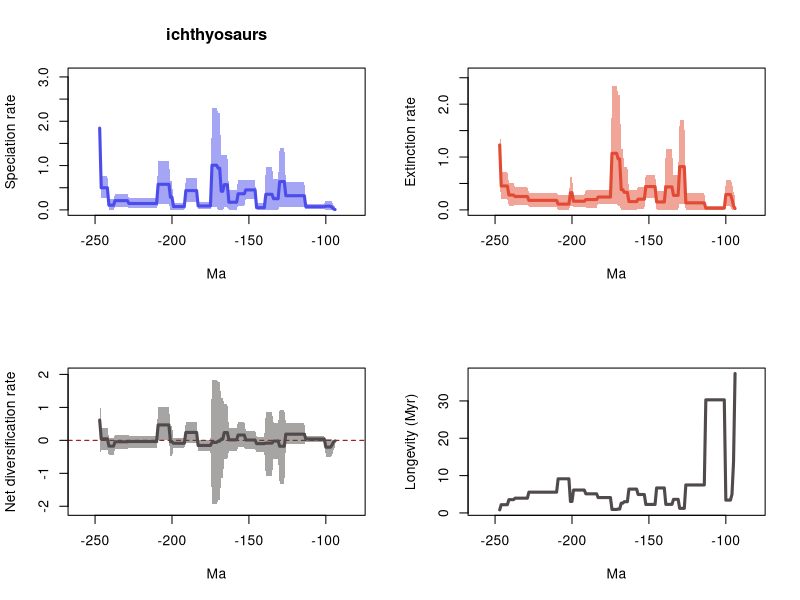

This chart was generated by the following R code:
# 10 files combined:
# 	pyrate_mcmc_logs/ichthyosaur_species_occurrences_10ichthyosaurs_occurrences-TPP-ages_G_BDS_marginal_rates.log
# 	pyrate_mcmc_logs/ichthyosaur_species_occurrences_1ichthyosaurs_occurrences-TPP-ages_G_BDS_marginal_rates.log
# 	pyrate_mcmc_logs/ichthyosaur_species_occurrences_2ichthyosaurs_occurrences-TPP-ages_G_BDS_marginal_rates.log
# 	pyrate_mcmc_logs/ichthyosaur_species_occurrences_3ichthyosaurs_occurrences-TPP-ages_G_BDS_marginal_rates.log
# 	pyrate_mcmc_logs/ichthyosaur_species_occurrences_4ichthyosaurs_occurrences-TPP-ages_G_BDS_marginal_rates.log
# 	pyrate_mcmc_logs/ichthyosaur_species_occurrences_5ichthyosaurs_occurrences-TPP-ages_G_BDS_marginal_rates.log
# 	pyrate_mcmc_logs/ichthyosaur_species_occurrences_6ichthyosaurs_occurrences-TPP-ages_G_BDS_marginal_rates.log
# 	pyrate_mcmc_logs/ichthyosaur_species_occurrences_7ichthyosaurs_occurrences-TPP-ages_G_BDS_marginal_rates.log
# 	pyrate_mcmc_logs/ichthyosaur_species_occurrences_8ichthyosaurs_occurrences-TPP-ages_G_BDS_marginal_rates.log
# 	pyrate_mcmc_logs/ichthyosaur_species_occurrences_9ichthyosaurs_occurrences-TPP-ages_G_BDS_marginal_rates.log

# 95% HPDs calculated using code from Biopy (https://www.cs.auckland.ac.nz/~yhel002/biopy/)

pdf(file='ichthyosaur_species_occurrences_10ichthyosaurs_occurrences-TPP-ages_G_BDS_marginal_rates_RTT.pdf',width=10.8, height=8.4)
par(mfrow=c(2,2))
library(scales)
L_hpd_m95=c(NA, NA,NA,NA,NA,NA,NA,NA,NA,NA,NA,NA,NA,NA,NA,NA,NA,NA,NA,NA,NA,NA,NA,NA,NA,NA,NA,NA,NA,NA,NA,NA,NA,NA,NA,NA,NA,NA,NA,NA,NA,NA,NA,NA,NA,NA,NA,NA,NA,NA,NA,NA,NA,NA,NA,NA,NA,NA,NA,NA,NA,NA,NA,NA,NA,NA,NA,NA,NA,NA,NA,NA,NA,NA,NA,NA,NA,NA,NA,NA,NA,NA,NA,NA,NA,NA,NA,NA,NA,NA,NA,NA,NA,NA,0.0,0.0,0.0,0.001855976427202,0.001855976427202,0.001855976427202,0.001855976427202,0.013672980640151,0.013672980640151,0.013672980640151,0.013672980640151,0.013672980640151,0.013672980640151,0.013672980640151,0.013672980640151,0.013672980640151,0.013672980640151,0.013672980640151,0.013672980640151,0.013672980640151,0.068112769126676,0.068112769126676,0.068112769126676,0.068112769126676,0.068112769126676,0.068112769126676,0.068112769126676,0.068112769126676,0.068112769126676,0.068112769126676,0.068112769126676,0.068112769126676,0.068112769126676,0.063578179641627,0.063578179641627,0.063578179641627,0.063578179641627,3.1021310476e-05,3.1021310476e-05,3.1021310476e-05,3.1021310476e-05,4.2338278967e-05,4.2338278967e-05,4.2338278967e-05,4.2338278967e-05,4.2338278967e-05,1.232429531e-06,1.232429531e-06,1.232429531e-06,1.232429531e-06,1.232429531e-06,1.232429531e-06,0.244002982126564,0.244002982126564,0.244002982126564,0.244002982126564,0.244002982126564,0.244002982126564,0.244002982126564,0.096233845355342,0.096233845355342,0.096233845355342,0.096233845355342,0.096233845355342,8.59177544e-07,8.59177544e-07,8.59177544e-07,8.59177544e-07,8.59177544e-07,8.59177544e-07,0.058731725404587,0.058731725404587,0.058731725404587,9.59751408e-06,9.59751408e-06,0.001255676094821,0.001255676094821,0.073046906458308,0.073046906458308,0.073046906458308,0.073046906458308,0.017786761283046,0.017786761283046,0.017786761283046,0.017786761283046,0.017786761283046,0.017786761283046,0.017786761283046,0.017786761283046,0.017786761283046,0.183923041132687,0.183923041132687,0.183923041132687,0.183923041132687,0.183923041132687,0.183923041132687,0.183923041132687,0.183923041132687,0.000184203495198,0.000184203495198,0.000184203495198,0.000184203495198,0.000184203495198,0.000184203495198,0.000184203495198,0.000184203495198,4.64454825e-06,4.64454825e-06,0.142740984586558,0.142740984586558,0.142740984586558,0.142740984586558,0.142740984586558,0.142740984586558,0.142740984586558,0.142740984586558,0.033783265285257,0.033783265285257,0.033783265285257,0.033783265285257,0.033783265285257,0.033783265285257,0.033783265285257,0.033783265285257,0.033783265285257,0.033783265285257,0.033783265285257,0.033783265285257,0.033783265285257,0.033783265285257,0.033783265285257,0.033783265285257,0.033783265285257,0.033783265285257,0.033783265285257,0.071777896010504,0.071777896010504,0.071777896010504,0.071777896010504,0.071777896010504,0.071777896010504,0.071777896010504,0.071777896010504,0.071777896010504,3.2233424749e-05,3.2233424749e-05,3.2233424749e-05,3.2233424749e-05,0.26296620271574,0.26296620271574,0.26296620271574,0.26296620271574,0.26296620271574,0.983972083518359)
L_hpd_M95=c(NA, NA,NA,NA,NA,NA,NA,NA,NA,NA,NA,NA,NA,NA,NA,NA,NA,NA,NA,NA,NA,NA,NA,NA,NA,NA,NA,NA,NA,NA,NA,NA,NA,NA,NA,NA,NA,NA,NA,NA,NA,NA,NA,NA,NA,NA,NA,NA,NA,NA,NA,NA,NA,NA,NA,NA,NA,NA,NA,NA,NA,NA,NA,NA,NA,NA,NA,NA,NA,NA,NA,NA,NA,NA,NA,NA,NA,NA,NA,NA,NA,NA,NA,NA,NA,NA,NA,NA,NA,NA,NA,NA,NA,NA,0.065041716979598,0.118954180129517,0.186026994124407,0.207990240402028,0.207990240402028,0.207990240402028,0.207990240402028,0.141409177637506,0.141409177637506,0.141409177637506,0.141409177637506,0.141409177637506,0.141409177637506,0.141409177637506,0.141409177637506,0.141409177637506,0.141409177637506,0.141409177637506,0.141409177637506,0.141409177637506,0.629002768944901,0.629002768944901,0.629002768944901,0.629002768944901,0.629002768944901,0.629002768944901,0.629002768944901,0.629002768944901,0.629002768944901,0.629002768944901,0.629002768944901,0.629002768944901,0.629002768944901,1.402711365015355,1.402711365015355,1.402711365015355,1.402711365015355,0.690182095889942,0.690182095889942,0.690182095889942,0.690182095889942,0.95739296326344,0.95739296326344,0.95739296326344,0.95739296326344,0.95739296326344,0.145478513171879,0.145478513171879,0.145478513171879,0.145478513171879,0.145478513171879,0.145478513171879,0.680832387742832,0.680832387742832,0.680832387742832,0.680832387742832,0.680832387742832,0.680832387742832,0.680832387742832,0.674684351310115,0.674684351310115,0.674684351310115,0.674684351310115,0.674684351310115,0.445642084972651,0.445642084972651,0.445642084972651,0.445642084972651,0.445642084972651,0.445642084972651,1.228250505913638,1.228250505913638,1.228250505913638,1.249592611795041,1.249592611795041,2.17866433066548,2.17866433066548,2.288261701767947,2.288261701767947,2.288261701767947,2.288261701767947,0.173792678988756,0.173792678988756,0.173792678988756,0.173792678988756,0.173792678988756,0.173792678988756,0.173792678988756,0.173792678988756,0.173792678988756,0.717264058015042,0.717264058015042,0.717264058015042,0.717264058015042,0.717264058015042,0.717264058015042,0.717264058015042,0.717264058015042,0.165742120606113,0.165742120606113,0.165742120606113,0.165742120606113,0.165742120606113,0.165742120606113,0.165742120606113,0.165742120606113,0.64338591030641,0.64338591030641,1.098112266726397,1.098112266726397,1.098112266726397,1.098112266726397,1.098112266726397,1.098112266726397,1.098112266726397,1.098112266726397,0.273849775152639,0.273849775152639,0.273849775152639,0.273849775152639,0.273849775152639,0.273849775152639,0.273849775152639,0.273849775152639,0.273849775152639,0.273849775152639,0.273849775152639,0.273849775152639,0.273849775152639,0.273849775152639,0.273849775152639,0.273849775152639,0.273849775152639,0.273849775152639,0.273849775152639,0.363330113685564,0.363330113685564,0.363330113685564,0.363330113685564,0.363330113685564,0.363330113685564,0.363330113685564,0.363330113685564,0.363330113685564,0.242666384490194,0.242666384490194,0.242666384490194,0.242666384490194,0.754193469291853,0.754193469291853,0.754193469291853,0.754193469291853,0.754193469291853,2.797671554248286)
M_hpd_m95=c(NA, NA,NA,NA,NA,NA,NA,NA,NA,NA,NA,NA,NA,NA,NA,NA,NA,NA,NA,NA,NA,NA,NA,NA,NA,NA,NA,NA,NA,NA,NA,NA,NA,NA,NA,NA,NA,NA,NA,NA,NA,NA,NA,NA,NA,NA,NA,NA,NA,NA,NA,NA,NA,NA,NA,NA,NA,NA,NA,NA,NA,NA,NA,NA,NA,NA,NA,NA,NA,NA,NA,NA,NA,NA,NA,NA,NA,NA,NA,NA,NA,NA,NA,NA,NA,NA,NA,NA,NA,NA,NA,NA,NA,NA,0.0,0.0,0.0,0.064962391380412,0.064962391380412,0.064962391380412,0.064962391380412,0.000948820016484,0.000948820016484,0.000948820016484,0.000948820016484,0.000948820016484,0.000948820016484,0.000948820016484,0.000948820016484,0.000948820016484,0.000948820016484,0.000948820016484,0.000948820016484,0.000948820016484,0.003238907498026,0.003238907498026,0.003238907498026,0.003238907498026,0.003238907498026,0.003238907498026,0.003238907498026,0.003238907498026,0.003238907498026,0.003238907498026,0.003238907498026,0.003238907498026,0.003238907498026,0.118303435950639,0.118303435950639,0.118303435950639,0.118303435950639,2.6249105308e-05,2.6249105308e-05,2.6249105308e-05,2.6249105308e-05,9.3914783482e-05,9.3914783482e-05,9.3914783482e-05,9.3914783482e-05,9.3914783482e-05,8.527196391e-06,8.527196391e-06,8.527196391e-06,8.527196391e-06,8.527196391e-06,8.527196391e-06,0.23271888262694,0.23271888262694,0.23271888262694,0.23271888262694,0.23271888262694,0.23271888262694,0.23271888262694,0.019850141011618,0.019850141011618,0.019850141011618,0.019850141011618,0.019850141011618,9.988679217e-06,9.988679217e-06,9.988679217e-06,9.988679217e-06,9.988679217e-06,9.988679217e-06,0.007244125244488,0.007244125244488,0.007244125244488,1.149027365e-06,1.149027365e-06,0.081877608550192,0.081877608550192,0.103432677750301,0.103432677750301,0.103432677750301,0.103432677750301,0.119653440193381,0.119653440193381,0.119653440193381,0.119653440193381,0.119653440193381,0.119653440193381,0.119653440193381,0.119653440193381,0.119653440193381,0.043792576193024,0.043792576193024,0.043792576193024,0.043792576193024,0.043792576193024,0.043792576193024,0.043792576193024,0.043792576193024,0.054986948092596,0.054986948092596,0.054986948092596,0.054986948092596,0.054986948092596,0.054986948092596,0.054986948092596,0.054986948092596,0.073188054707104,0.073188054707104,7.68731787e-07,7.68731787e-07,7.68731787e-07,7.68731787e-07,7.68731787e-07,7.68731787e-07,7.68731787e-07,7.68731787e-07,0.055301087463955,0.055301087463955,0.055301087463955,0.055301087463955,0.055301087463955,0.055301087463955,0.055301087463955,0.055301087463955,0.055301087463955,0.055301087463955,0.055301087463955,0.055301087463955,0.055301087463955,0.055301087463955,0.055301087463955,0.055301087463955,0.055301087463955,0.055301087463955,0.055301087463955,0.098461922320332,0.098461922320332,0.098461922320332,0.098461922320332,0.098461922320332,0.098461922320332,0.098461922320332,0.098461922320332,0.098461922320332,0.078746975873956,0.078746975873956,0.078746975873956,0.078746975873956,0.206361417291503,0.206361417291503,0.206361417291503,0.206361417291503,0.206361417291503,0.508331022811415)
M_hpd_M95=c(NA, NA,NA,NA,NA,NA,NA,NA,NA,NA,NA,NA,NA,NA,NA,NA,NA,NA,NA,NA,NA,NA,NA,NA,NA,NA,NA,NA,NA,NA,NA,NA,NA,NA,NA,NA,NA,NA,NA,NA,NA,NA,NA,NA,NA,NA,NA,NA,NA,NA,NA,NA,NA,NA,NA,NA,NA,NA,NA,NA,NA,NA,NA,NA,NA,NA,NA,NA,NA,NA,NA,NA,NA,NA,NA,NA,NA,NA,NA,NA,NA,NA,NA,NA,NA,NA,NA,NA,NA,NA,NA,NA,NA,NA,0.251017711236384,0.344895650264988,0.504957637360883,0.56027180960298,0.56027180960298,0.56027180960298,0.56027180960298,0.075984942530718,0.075984942530718,0.075984942530718,0.075984942530718,0.075984942530718,0.075984942530718,0.075984942530718,0.075984942530718,0.075984942530718,0.075984942530718,0.075984942530718,0.075984942530718,0.075984942530718,0.321625036886758,0.321625036886758,0.321625036886758,0.321625036886758,0.321625036886758,0.321625036886758,0.321625036886758,0.321625036886758,0.321625036886758,0.321625036886758,0.321625036886758,0.321625036886758,0.321625036886758,1.702575252124468,1.702575252124468,1.702575252124468,1.702575252124468,0.662815961805006,0.662815961805006,0.662815961805006,0.662815961805006,1.151559878032543,1.151559878032543,1.151559878032543,1.151559878032543,1.151559878032543,0.364735675017997,0.364735675017997,0.364735675017997,0.364735675017997,0.364735675017997,0.364735675017997,0.665509412896298,0.665509412896298,0.665509412896298,0.665509412896298,0.665509412896298,0.665509412896298,0.665509412896298,0.429215087076168,0.429215087076168,0.429215087076168,0.429215087076168,0.429215087076168,0.384740533417085,0.384740533417085,0.384740533417085,0.384740533417085,0.384740533417085,0.384740533417085,0.807107523839402,0.807107523839402,0.807107523839402,1.149215429842856,1.149215429842856,2.177721149214792,2.177721149214792,2.345262407008446,2.345262407008446,2.345262407008446,2.345262407008446,0.379664723096649,0.379664723096649,0.379664723096649,0.379664723096649,0.379664723096649,0.379664723096649,0.379664723096649,0.379664723096649,0.379664723096649,0.376049017022665,0.376049017022665,0.376049017022665,0.376049017022665,0.376049017022665,0.376049017022665,0.376049017022665,0.376049017022665,0.284344202691539,0.284344202691539,0.284344202691539,0.284344202691539,0.284344202691539,0.284344202691539,0.284344202691539,0.284344202691539,0.623539498483899,0.623539498483899,0.288160014860077,0.288160014860077,0.288160014860077,0.288160014860077,0.288160014860077,0.288160014860077,0.288160014860077,0.288160014860077,0.32289122743863,0.32289122743863,0.32289122743863,0.32289122743863,0.32289122743863,0.32289122743863,0.32289122743863,0.32289122743863,0.32289122743863,0.32289122743863,0.32289122743863,0.32289122743863,0.32289122743863,0.32289122743863,0.32289122743863,0.32289122743863,0.32289122743863,0.32289122743863,0.32289122743863,0.427373604296398,0.427373604296398,0.427373604296398,0.427373604296398,0.427373604296398,0.427373604296398,0.427373604296398,0.427373604296398,0.427373604296398,0.513965959352512,0.513965959352512,0.513965959352512,0.513965959352512,0.723919378253494,0.723919378253494,0.723919378253494,0.723919378253494,0.723919378253494,2.037544285720402)
R_hpd_m95=c(NA, NA,NA,NA,NA,NA,NA,NA,NA,NA,NA,NA,NA,NA,NA,NA,NA,NA,NA,NA,NA,NA,NA,NA,NA,NA,NA,NA,NA,NA,NA,NA,NA,NA,NA,NA,NA,NA,NA,NA,NA,NA,NA,NA,NA,NA,NA,NA,NA,NA,NA,NA,NA,NA,NA,NA,NA,NA,NA,NA,NA,NA,NA,NA,NA,NA,NA,NA,NA,NA,NA,NA,NA,NA,NA,NA,NA,NA,NA,NA,NA,NA,NA,NA,NA,NA,NA,NA,NA,NA,NA,NA,NA,NA,-0.190512621122106,-0.301793673849558,-0.4490412475793,-0.491775477991282,-0.491775477991282,-0.491775477991282,-0.491775477991282,-0.037621394274303,-0.037621394274303,-0.037621394274303,-0.037621394274303,-0.037621394274303,-0.037621394274303,-0.037621394274303,-0.037621394274303,-0.037621394274303,-0.037621394274303,-0.037621394274303,-0.037621394274303,-0.037621394274303,-0.118655909567018,-0.118655909567018,-0.118655909567018,-0.118655909567018,-0.118655909567018,-0.118655909567018,-0.118655909567018,-0.118655909567018,-0.118655909567018,-0.118655909567018,-0.118655909567018,-0.118655909567018,-0.118655909567018,-1.314971812639143,-1.314971812639143,-1.314971812639143,-1.314971812639143,-0.562183761122773,-0.562183761122773,-0.562183761122773,-0.562183761122773,-1.075499668515383,-1.075499668515383,-1.075499668515383,-1.075499668515383,-1.075499668515383,-0.354323081934894,-0.354323081934894,-0.354323081934894,-0.354323081934894,-0.354323081934894,-0.354323081934894,-0.275509074430214,-0.275509074430214,-0.275509074430214,-0.275509074430214,-0.275509074430214,-0.275509074430214,-0.275509074430214,-0.213128819577282,-0.213128819577282,-0.213128819577282,-0.213128819577282,-0.213128819577282,-0.334948894056287,-0.334948894056287,-0.334948894056287,-0.334948894056287,-0.334948894056287,-0.334948894056287,-0.552257164703353,-0.552257164703353,-0.552257164703353,-1.15105696919988,-1.15105696919988,-1.818374779264864,-1.818374779264864,-1.917539928097159,-1.917539928097159,-1.917539928097159,-1.917539928097159,-0.312565928027605,-0.312565928027605,-0.312565928027605,-0.312565928027605,-0.312565928027605,-0.312565928027605,-0.312565928027605,-0.312565928027605,-0.312565928027605,-0.067907775353988,-0.067907775353988,-0.067907775353988,-0.067907775353988,-0.067907775353988,-0.067907775353988,-0.067907775353988,-0.067907775353988,-0.240058204185431,-0.240058204185431,-0.240058204185431,-0.240058204185431,-0.240058204185431,-0.240058204185431,-0.240058204185431,-0.240058204185431,-0.484270563545934,-0.484270563545934,0.008517263699558,0.008517263699558,0.008517263699558,0.008517263699558,0.008517263699558,0.008517263699558,0.008517263699558,0.008517263699558,-0.223570704701382,-0.223570704701382,-0.223570704701382,-0.223570704701382,-0.223570704701382,-0.223570704701382,-0.223570704701382,-0.223570704701382,-0.223570704701382,-0.223570704701382,-0.223570704701382,-0.223570704701382,-0.223570704701382,-0.223570704701382,-0.223570704701382,-0.223570704701382,-0.223570704701382,-0.223570704701382,-0.223570704701382,-0.261610207485484,-0.261610207485484,-0.261610207485484,-0.261610207485484,-0.261610207485484,-0.261610207485484,-0.261610207485484,-0.261610207485484,-0.261610207485484,-0.448201349129093,-0.448201349129093,-0.448201349129093,-0.448201349129093,-0.290181179407872,-0.290181179407872,-0.290181179407872,-0.290181179407872,-0.290181179407872,-0.439102891765363)
R_hpd_M95=c(NA, NA,NA,NA,NA,NA,NA,NA,NA,NA,NA,NA,NA,NA,NA,NA,NA,NA,NA,NA,NA,NA,NA,NA,NA,NA,NA,NA,NA,NA,NA,NA,NA,NA,NA,NA,NA,NA,NA,NA,NA,NA,NA,NA,NA,NA,NA,NA,NA,NA,NA,NA,NA,NA,NA,NA,NA,NA,NA,NA,NA,NA,NA,NA,NA,NA,NA,NA,NA,NA,NA,NA,NA,NA,NA,NA,NA,NA,NA,NA,NA,NA,NA,NA,NA,NA,NA,NA,NA,NA,NA,NA,NA,NA,0.0,0.0,0.024968198478725,0.029598507479915,0.029598507479915,0.029598507479915,0.029598507479915,0.122793341991904,0.122793341991904,0.122793341991904,0.122793341991904,0.122793341991904,0.122793341991904,0.122793341991904,0.122793341991904,0.122793341991904,0.122793341991904,0.122793341991904,0.122793341991904,0.122793341991904,0.532036678920263,0.532036678920263,0.532036678920263,0.532036678920263,0.532036678920263,0.532036678920263,0.532036678920263,0.532036678920263,0.532036678920263,0.532036678920263,0.532036678920263,0.532036678920263,0.532036678920263,0.922090475978737,0.922090475978737,0.922090475978737,0.922090475978737,0.53835200663323,0.53835200663323,0.53835200663323,0.53835200663323,0.849862147423713,0.849862147423713,0.849862147423713,0.849862147423713,0.849862147423713,0.107257711386913,0.107257711386913,0.107257711386913,0.107257711386913,0.107257711386913,0.107257711386913,0.296829271744644,0.296829271744644,0.296829271744644,0.296829271744644,0.296829271744644,0.296829271744644,0.296829271744644,0.55335216335415,0.55335216335415,0.55335216335415,0.55335216335415,0.55335216335415,0.386528186298061,0.386528186298061,0.386528186298061,0.386528186298061,0.386528186298061,0.386528186298061,1.091307691837471,1.091307691837471,1.091307691837471,1.273947791647177,1.273947791647177,1.78282465675737,1.78282465675737,1.843073165505186,1.843073165505186,1.843073165505186,1.843073165505186,-0.004575310615929,-0.004575310615929,-0.004575310615929,-0.004575310615929,-0.004575310615929,-0.004575310615929,-0.004575310615929,-0.004575310615929,-0.004575310615929,0.566490687981599,0.566490687981599,0.566490687981599,0.566490687981599,0.566490687981599,0.566490687981599,0.566490687981599,0.566490687981599,0.058781831835298,0.058781831835298,0.058781831835298,0.058781831835298,0.058781831835298,0.058781831835298,0.058781831835298,0.058781831835298,0.44374938078724,0.44374938078724,1.024659035430108,1.024659035430108,1.024659035430108,1.024659035430108,1.024659035430108,1.024659035430108,1.024659035430108,1.024659035430108,0.146181080079691,0.146181080079691,0.146181080079691,0.146181080079691,0.146181080079691,0.146181080079691,0.146181080079691,0.146181080079691,0.146181080079691,0.146181080079691,0.146181080079691,0.146181080079691,0.146181080079691,0.146181080079691,0.146181080079691,0.146181080079691,0.146181080079691,0.146181080079691,0.146181080079691,0.173171897774046,0.173171897774046,0.173171897774046,0.173171897774046,0.173171897774046,0.173171897774046,0.173171897774046,0.173171897774046,0.173171897774046,0.074554797832871,0.074554797832871,0.074554797832871,0.074554797832871,0.387410632561927,0.387410632561927,0.387410632561927,0.387410632561927,0.387410632561927,1.692265350594805)
L_mean=c(NA, NA,NA,NA,NA,NA,NA,NA,NA,NA,NA,NA,NA,NA,NA,NA,NA,NA,NA,NA,NA,NA,NA,NA,NA,NA,NA,NA,NA,NA,NA,NA,NA,NA,NA,NA,NA,NA,NA,NA,NA,NA,NA,NA,NA,NA,NA,NA,NA,NA,NA,NA,NA,NA,NA,NA,NA,NA,NA,NA,NA,NA,NA,NA,NA,NA,NA,NA,NA,NA,NA,NA,NA,NA,NA,NA,NA,NA,NA,NA,NA,NA,NA,NA,NA,NA,NA,NA,NA,NA,NA,NA,NA,NA,0.007793684447653,0.022073860050886,0.058770840397747,0.084035322826186,0.084035322826186,0.084035322826186,0.084035322826186,0.072347904717511,0.072347904717511,0.072347904717511,0.072347904717511,0.072347904717511,0.072347904717511,0.072347904717511,0.072347904717511,0.072347904717511,0.072347904717511,0.072347904717511,0.072347904717511,0.072347904717511,0.320409409648304,0.320409409648304,0.320409409648304,0.320409409648304,0.320409409648304,0.320409409648304,0.320409409648304,0.320409409648304,0.320409409648304,0.320409409648304,0.320409409648304,0.320409409648304,0.320409409648304,0.639071521704722,0.639071521704722,0.639071521704722,0.639071521704722,0.252966331792519,0.252966331792519,0.252966331792519,0.252966331792519,0.351470834052733,0.351470834052733,0.351470834052733,0.351470834052733,0.351470834052733,0.050528401662549,0.050528401662549,0.050528401662549,0.050528401662549,0.050528401662549,0.050528401662549,0.451662181656685,0.451662181656685,0.451662181656685,0.451662181656685,0.451662181656685,0.451662181656685,0.451662181656685,0.364307782868004,0.364307782868004,0.364307782868004,0.364307782868004,0.364307782868004,0.172011963552184,0.172011963552184,0.172011963552184,0.172011963552184,0.172011963552184,0.172011963552184,0.569605801096768,0.569605801096768,0.569605801096768,0.420900005898221,0.420900005898221,0.941622158461673,0.941622158461673,1.007185053597358,1.007185053597358,1.007185053597358,1.007185053597358,0.089060787594052,0.089060787594052,0.089060787594052,0.089060787594052,0.089060787594052,0.089060787594052,0.089060787594052,0.089060787594052,0.089060787594052,0.435292777483725,0.435292777483725,0.435292777483725,0.435292777483725,0.435292777483725,0.435292777483725,0.435292777483725,0.435292777483725,0.074803892453047,0.074803892453047,0.074803892453047,0.074803892453047,0.074803892453047,0.074803892453047,0.074803892453047,0.074803892453047,0.284938393873197,0.284938393873197,0.577364345185329,0.577364345185329,0.577364345185329,0.577364345185329,0.577364345185329,0.577364345185329,0.577364345185329,0.577364345185329,0.144339594534676,0.144339594534676,0.144339594534676,0.144339594534676,0.144339594534676,0.144339594534676,0.144339594534676,0.144339594534676,0.144339594534676,0.144339594534676,0.144339594534676,0.144339594534676,0.144339594534676,0.144339594534676,0.144339594534676,0.144339594534676,0.144339594534676,0.144339594534676,0.144339594534676,0.209138004368747,0.209138004368747,0.209138004368747,0.209138004368747,0.209138004368747,0.209138004368747,0.209138004368747,0.209138004368747,0.209138004368747,0.105882263965759,0.105882263965759,0.105882263965759,0.105882263965759,0.499259649625648,0.499259649625648,0.499259649625648,0.499259649625648,0.499259649625648,1.844194653629973)
M_mean=c(NA, NA,NA,NA,NA,NA,NA,NA,NA,NA,NA,NA,NA,NA,NA,NA,NA,NA,NA,NA,NA,NA,NA,NA,NA,NA,NA,NA,NA,NA,NA,NA,NA,NA,NA,NA,NA,NA,NA,NA,NA,NA,NA,NA,NA,NA,NA,NA,NA,NA,NA,NA,NA,NA,NA,NA,NA,NA,NA,NA,NA,NA,NA,NA,NA,NA,NA,NA,NA,NA,NA,NA,NA,NA,NA,NA,NA,NA,NA,NA,NA,NA,NA,NA,NA,NA,NA,NA,NA,NA,NA,NA,NA,NA,0.026779603818353,0.073546744203427,0.201488087831404,0.290871123562519,0.290871123562519,0.290871123562519,0.290871123562519,0.033014732691926,0.033014732691926,0.033014732691926,0.033014732691926,0.033014732691926,0.033014732691926,0.033014732691926,0.033014732691926,0.033014732691926,0.033014732691926,0.033014732691926,0.033014732691926,0.033014732691926,0.133400629563003,0.133400629563003,0.133400629563003,0.133400629563003,0.133400629563003,0.133400629563003,0.133400629563003,0.133400629563003,0.133400629563003,0.133400629563003,0.133400629563003,0.133400629563003,0.133400629563003,0.81820758858479,0.81820758858479,0.81820758858479,0.81820758858479,0.274638073559862,0.274638073559862,0.274638073559862,0.274638073559862,0.435252295005908,0.435252295005908,0.435252295005908,0.435252295005908,0.435252295005908,0.149596331390928,0.149596331390928,0.149596331390928,0.149596331390928,0.149596331390928,0.149596331390928,0.441157744041728,0.441157744041728,0.441157744041728,0.441157744041728,0.441157744041728,0.441157744041728,0.441157744041728,0.202430930551553,0.202430930551553,0.202430930551553,0.202430930551553,0.202430930551553,0.156729130742521,0.156729130742521,0.156729130742521,0.156729130742521,0.156729130742521,0.156729130742521,0.332587816603018,0.332587816603018,0.332587816603018,0.383396711811991,0.383396711811991,0.964398384061766,0.964398384061766,1.070300349253707,1.070300349253707,1.070300349253707,1.070300349253707,0.243428919179087,0.243428919179087,0.243428919179087,0.243428919179087,0.243428919179087,0.243428919179087,0.243428919179087,0.243428919179087,0.243428919179087,0.195368196932506,0.195368196932506,0.195368196932506,0.195368196932506,0.195368196932506,0.195368196932506,0.195368196932506,0.195368196932506,0.163270334594684,0.163270334594684,0.163270334594684,0.163270334594684,0.163270334594684,0.163270334594684,0.163270334594684,0.163270334594684,0.325304932358063,0.325304932358063,0.109413097831502,0.109413097831502,0.109413097831502,0.109413097831502,0.109413097831502,0.109413097831502,0.109413097831502,0.109413097831502,0.179620081851098,0.179620081851098,0.179620081851098,0.179620081851098,0.179620081851098,0.179620081851098,0.179620081851098,0.179620081851098,0.179620081851098,0.179620081851098,0.179620081851098,0.179620081851098,0.179620081851098,0.179620081851098,0.179620081851098,0.179620081851098,0.179620081851098,0.179620081851098,0.179620081851098,0.253181136723142,0.253181136723142,0.253181136723142,0.253181136723142,0.253181136723142,0.253181136723142,0.253181136723142,0.253181136723142,0.253181136723142,0.281354625310343,0.281354625310343,0.281354625310343,0.281354625310343,0.452416327603627,0.452416327603627,0.452416327603627,0.452416327603627,0.452416327603627,1.228594788055537)
R_mean=c(NA, NA,NA,NA,NA,NA,NA,NA,NA,NA,NA,NA,NA,NA,NA,NA,NA,NA,NA,NA,NA,NA,NA,NA,NA,NA,NA,NA,NA,NA,NA,NA,NA,NA,NA,NA,NA,NA,NA,NA,NA,NA,NA,NA,NA,NA,NA,NA,NA,NA,NA,NA,NA,NA,NA,NA,NA,NA,NA,NA,NA,NA,NA,NA,NA,NA,NA,NA,NA,NA,NA,NA,NA,NA,NA,NA,NA,NA,NA,NA,NA,NA,NA,NA,NA,NA,NA,NA,NA,NA,NA,NA,NA,NA,-0.0189859193707,-0.051472884152542,-0.142717247433657,-0.206835800736332,-0.206835800736332,-0.206835800736332,-0.206835800736332,0.039333172025586,0.039333172025586,0.039333172025586,0.039333172025586,0.039333172025586,0.039333172025586,0.039333172025586,0.039333172025586,0.039333172025586,0.039333172025586,0.039333172025586,0.039333172025586,0.039333172025586,0.187008780085301,0.187008780085301,0.187008780085301,0.187008780085301,0.187008780085301,0.187008780085301,0.187008780085301,0.187008780085301,0.187008780085301,0.187008780085301,0.187008780085301,0.187008780085301,0.187008780085301,-0.179136066880068,-0.179136066880068,-0.179136066880068,-0.179136066880068,-0.021671741767343,-0.021671741767343,-0.021671741767343,-0.021671741767343,-0.083781460953175,-0.083781460953175,-0.083781460953175,-0.083781460953175,-0.083781460953175,-0.099067929728379,-0.099067929728379,-0.099067929728379,-0.099067929728379,-0.099067929728379,-0.099067929728379,0.010504437614957,0.010504437614957,0.010504437614957,0.010504437614957,0.010504437614957,0.010504437614957,0.010504437614957,0.161876852316451,0.161876852316451,0.161876852316451,0.161876852316451,0.161876852316451,0.015282832809663,0.015282832809663,0.015282832809663,0.015282832809663,0.015282832809663,0.015282832809663,0.23701798449375,0.23701798449375,0.23701798449375,0.03750329408623,0.03750329408623,-0.022776225600093,-0.022776225600093,-0.063115295656349,-0.063115295656349,-0.063115295656349,-0.063115295656349,-0.154368131585035,-0.154368131585035,-0.154368131585035,-0.154368131585035,-0.154368131585035,-0.154368131585035,-0.154368131585035,-0.154368131585035,-0.154368131585035,0.239924580551218,0.239924580551218,0.239924580551218,0.239924580551218,0.239924580551218,0.239924580551218,0.239924580551218,0.239924580551218,-0.088466442141637,-0.088466442141637,-0.088466442141637,-0.088466442141637,-0.088466442141637,-0.088466442141637,-0.088466442141637,-0.088466442141637,-0.040366538484865,-0.040366538484865,0.467951247353827,0.467951247353827,0.467951247353827,0.467951247353827,0.467951247353827,0.467951247353827,0.467951247353827,0.467951247353827,-0.035280487316423,-0.035280487316423,-0.035280487316423,-0.035280487316423,-0.035280487316423,-0.035280487316423,-0.035280487316423,-0.035280487316423,-0.035280487316423,-0.035280487316423,-0.035280487316423,-0.035280487316423,-0.035280487316423,-0.035280487316423,-0.035280487316423,-0.035280487316423,-0.035280487316423,-0.035280487316423,-0.035280487316423,-0.044043132354394,-0.044043132354394,-0.044043132354394,-0.044043132354394,-0.044043132354394,-0.044043132354394,-0.044043132354394,-0.044043132354394,-0.044043132354394,-0.175472361344584,-0.175472361344584,-0.175472361344584,-0.175472361344584,0.04684332202202,0.04684332202202,0.04684332202202,0.04684332202202,0.04684332202202,0.615599865574436)
trans=0.5
age=(0:(248-1))* -1
plot(age,age,type = 'n', ylim = c(0, 3.077438709673115), xlim = c(-260.4,-81.6), ylab = 'Speciation rate', xlab = 'Ma',main='ichthyosaurs' )
polygon(c(age, rev(age)), c(L_hpd_M95, rev(L_hpd_m95)), col = alpha("#4c4cec",trans), border = NA)
lines(rev(age), rev(L_mean), col = "#4c4cec", lwd=3)
plot(age,age,type = 'n', ylim = c(0, 2.579788647709291), xlim = c(-260.4,-81.6), ylab = 'Extinction rate', xlab = 'Ma' )
polygon(c(age, rev(age)), c(M_hpd_M95, rev(M_hpd_m95)), col = alpha("#e34a33",trans), border = NA)
lines(rev(age), rev(M_mean), col = "#e34a33", lwd=3)
plot(age,age,type = 'n', ylim = c(-2.1092939209068753, 2.0273804820557046), xlim = c(-260.4,-81.6), ylab = 'Net diversification rate', xlab = 'Ma' )
abline(h=0,lty=2,col="darkred")
polygon(c(age, rev(age)), c(R_hpd_M95, rev(R_hpd_m95)), col = alpha("#504A4B",trans), border = NA)
lines(rev(age), rev(R_mean), col = "#504A4B", lwd=3)
plot(age,rev(1/M_mean),type = 'n', xlim = c(-260.4,-81.6), ylab = 'Longevity (Myr)', xlab = 'Ma' )
lines(rev(age), rev(1/M_mean), col = "#504A4B", lwd=3)
n <- dev.off()
